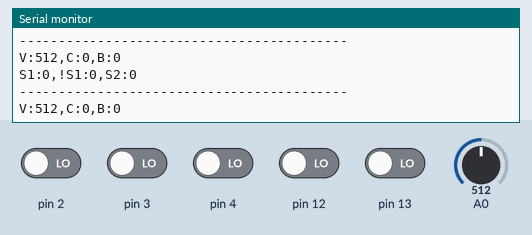
The sketch below on a simulated Arduino Uno, built with avr-gcc and run on an emulated ATmega328P. On the bench: the last lines printed to the serial monitor. The inputs (shaded band) are chosen by the test bench; at power-on: pin 2–4, pin 12, pin 13 LOW, A0 = 512.

Above: at 1.2 s.
1.3 s: A0 set to 716
At 1.44 s:
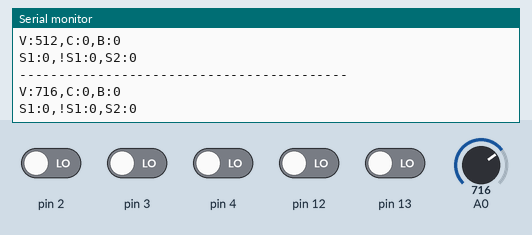
2.8 s: pin 2 driven HIGH
At 3.02 s:
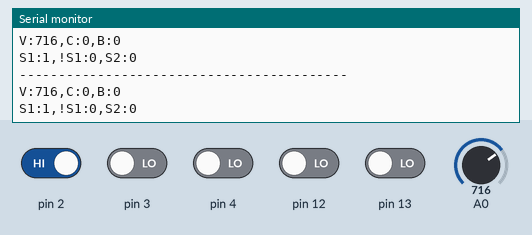
4.3 s: pin 3 driven HIGH
At 4.45 s:
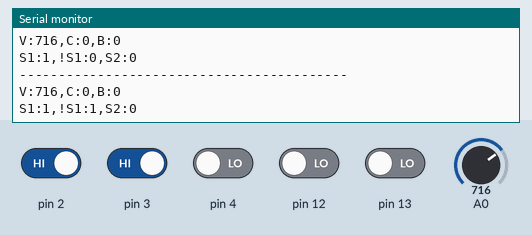
7.3 s: pin 4 driven HIGH
At 7.45 s:
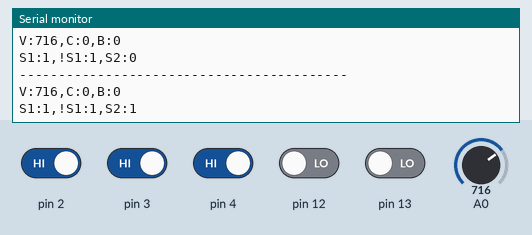
10.3 s: pin 12 driven HIGH
At 12.03 s:
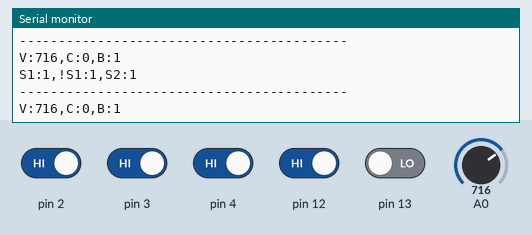
13.3 s: pin 13 driven HIGH
At 13.61 s:
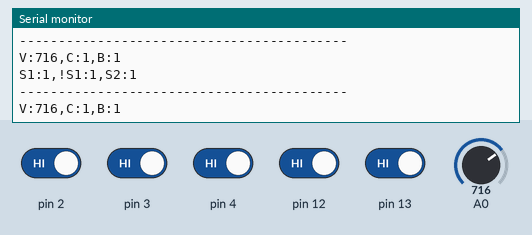

The sketch:

tea_cabinet_debug.ino
```cpp
void setup() {
  Serial.begin(9600);
  pinMode(A0, INPUT);
  pinMode(2, INPUT);
  pinMode(3, INPUT);
  pinMode(4, INPUT);
  pinMode(5, INPUT);
  pinMode(6, INPUT);
  pinMode(7, INPUT);

  pinMode(13, INPUT);
}

void loop() {
  int vin = analogRead(A0);
  int collector = digitalRead(13);
  int base = digitalRead(12);
  int sws1 = digitalRead(2);
  int nsws1 = digitalRead(3);
  int sws2 = digitalRead(4);

  Serial.print("V:");
  Serial.print(vin);
  Serial.print(",C:");
  Serial.print(collector);
  Serial.print(",B:");
  Serial.println(base);

  Serial.print("S1:");
  Serial.print(sws1);
  Serial.print(",!S1:");
  Serial.print(nsws1);
  Serial.print(",S2:");
  Serial.println(sws2);
  Serial.println("------------------------------------------");

  delay(1);
}
```

Measured:
- after the input at 1.3 s, the serial monitor: prints a new line after 0.12 s (image 1)
- after the input at 2.8 s, the serial monitor: prints a new line after 0.14 s (image 2)
- after the input at 4.3 s, the serial monitor: prints a new line after 0.14 s (image 3)
- after the input at 7.3 s, the serial monitor: prints a new line after 0.15 s (image 4)
- after the input at 10.3 s, the serial monitor: prints a new line after 0.13 s (image 5)
- after the input at 13.3 s, the serial monitor: prints a new line after 0.14 s (image 6)
